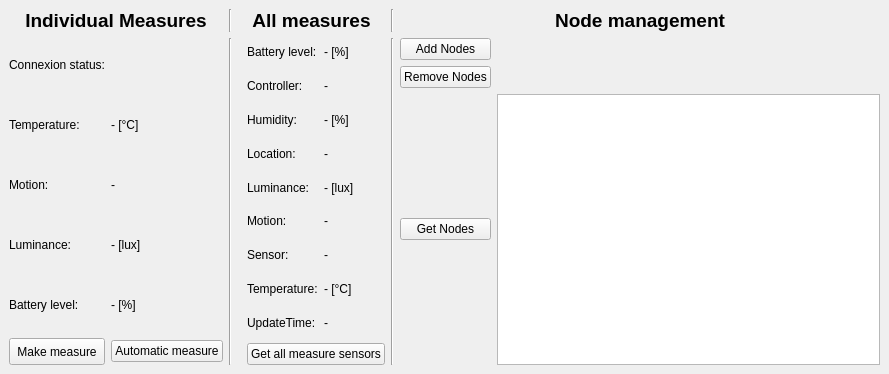
<?xml version="1.0" encoding="UTF-8"?>
<ui version="4.0">
 <class>MainWindow</class>
 <widget class="QMainWindow" name="MainWindow">
  <property name="geometry">
   <rect>
    <x>0</x>
    <y>0</y>
    <width>889</width>
    <height>374</height>
   </rect>
  </property>
  <property name="windowTitle">
   <string>MainWindow</string>
  </property>
  <widget class="QWidget" name="centralwidget">
   <layout class="QGridLayout" name="gridLayout">
    <item row="1" column="4">
     <layout class="QGridLayout" name="gridLayout_2">
      <item row="0" column="0">
       <widget class="QPushButton" name="btAddNodes">
        <property name="text">
         <string>Add Nodes</string>
        </property>
       </widget>
      </item>
      <item row="1" column="0">
       <widget class="QPushButton" name="btRemoveNodes">
        <property name="text">
         <string>Remove Nodes</string>
        </property>
       </widget>
      </item>
      <item row="2" column="0">
       <widget class="QPushButton" name="btGetNodes">
        <property name="text">
         <string>Get Nodes</string>
        </property>
       </widget>
      </item>
      <item row="0" column="1">
       <widget class="QLabel" name="statusAdd3">
        <property name="text">
         <string/>
        </property>
       </widget>
      </item>
      <item row="1" column="1">
       <widget class="QLabel" name="statusRemove3">
        <property name="text">
         <string/>
        </property>
       </widget>
      </item>
      <item row="2" column="1">
       <widget class="QPlainTextEdit" name="nodesInfo3">
        <property name="enabled">
         <bool>true</bool>
        </property>
        <property name="textInteractionFlags">
         <set>Qt::TextSelectableByKeyboard|Qt::TextSelectableByMouse</set>
        </property>
       </widget>
      </item>
     </layout>
    </item>
    <item row="1" column="0">
     <layout class="QHBoxLayout" name="horizontalLayout">
      <item>
       <layout class="QGridLayout" name="gridLayout_4">
        <item row="2" column="1">
         <widget class="QLabel" name="temperature">
          <property name="text">
           <string>- [°C]</string>
          </property>
         </widget>
        </item>
        <item row="4" column="0">
         <widget class="QLabel" name="label_3">
          <property name="text">
           <string>Luminance:</string>
          </property>
         </widget>
        </item>
        <item row="4" column="1">
         <widget class="QLabel" name="luminosity">
          <property name="text">
           <string>- [lux]</string>
          </property>
         </widget>
        </item>
        <item row="2" column="0">
         <widget class="QLabel" name="label_2">
          <property name="text">
           <string>Temperature:</string>
          </property>
         </widget>
        </item>
        <item row="1" column="1">
         <widget class="QLabel" name="status">
          <property name="text">
           <string/>
          </property>
         </widget>
        </item>
        <item row="5" column="1">
         <widget class="QLabel" name="battery">
          <property name="text">
           <string>- [%]</string>
          </property>
         </widget>
        </item>
        <item row="3" column="1">
         <widget class="QLabel" name="motion">
          <property name="text">
           <string>-</string>
          </property>
         </widget>
        </item>
        <item row="3" column="0">
         <widget class="QLabel" name="label_6">
          <property name="text">
           <string>Motion:</string>
          </property>
         </widget>
        </item>
        <item row="1" column="0">
         <widget class="QLabel" name="label">
          <property name="enabled">
           <bool>true</bool>
          </property>
          <property name="text">
           <string>Connexion status:</string>
          </property>
         </widget>
        </item>
        <item row="6" column="1">
         <widget class="QPushButton" name="automaticMeasure">
          <property name="text">
           <string>Automatic measure</string>
          </property>
         </widget>
        </item>
        <item row="6" column="0">
         <widget class="QPushButton" name="singleMeasure">
          <property name="minimumSize">
           <size>
            <width>0</width>
            <height>27</height>
           </size>
          </property>
          <property name="text">
           <string>Make measure</string>
          </property>
         </widget>
        </item>
        <item row="5" column="0">
         <widget class="QLabel" name="label_7">
          <property name="text">
           <string>Battery level:</string>
          </property>
         </widget>
        </item>
       </layout>
      </item>
     </layout>
    </item>
    <item row="1" column="2">
     <layout class="QGridLayout" name="gridLayout_5">
      <property name="leftMargin">
       <number>9</number>
      </property>
      <item row="5" column="0">
       <widget class="QLabel" name="label_12">
        <property name="text">
         <string>Motion:</string>
        </property>
       </widget>
      </item>
      <item row="7" column="1">
       <widget class="QLabel" name="temperature2">
        <property name="text">
         <string>- [°C]</string>
        </property>
       </widget>
      </item>
      <item row="5" column="1">
       <widget class="QLabel" name="motion2">
        <property name="text">
         <string>-</string>
        </property>
       </widget>
      </item>
      <item row="6" column="1">
       <widget class="QLabel" name="sensor2">
        <property name="text">
         <string>-</string>
        </property>
       </widget>
      </item>
      <item row="0" column="0">
       <widget class="QLabel" name="label_4">
        <property name="text">
         <string>Battery level:</string>
        </property>
       </widget>
      </item>
      <item row="0" column="1">
       <widget class="QLabel" name="battery2">
        <property name="text">
         <string>- [%]</string>
        </property>
       </widget>
      </item>
      <item row="3" column="0">
       <widget class="QLabel" name="label_9">
        <property name="text">
         <string>Location:</string>
        </property>
       </widget>
      </item>
      <item row="1" column="0">
       <widget class="QLabel" name="label_5">
        <property name="text">
         <string>Controller:</string>
        </property>
       </widget>
      </item>
      <item row="1" column="1">
       <widget class="QLabel" name="controller2">
        <property name="text">
         <string>-</string>
        </property>
       </widget>
      </item>
      <item row="2" column="1">
       <widget class="QLabel" name="humidity2">
        <property name="text">
         <string>- [%]</string>
        </property>
       </widget>
      </item>
      <item row="7" column="0">
       <widget class="QLabel" name="label_13">
        <property name="text">
         <string>Temperature:</string>
        </property>
       </widget>
      </item>
      <item row="3" column="1">
       <widget class="QLabel" name="location2">
        <property name="text">
         <string>-</string>
        </property>
       </widget>
      </item>
      <item row="2" column="0">
       <widget class="QLabel" name="label_8">
        <property name="text">
         <string>Humidity:</string>
        </property>
       </widget>
      </item>
      <item row="4" column="0">
       <widget class="QLabel" name="label_10">
        <property name="text">
         <string>Luminance:</string>
        </property>
       </widget>
      </item>
      <item row="4" column="1">
       <widget class="QLabel" name="luminosity2">
        <property name="text">
         <string>- [lux]</string>
        </property>
       </widget>
      </item>
      <item row="6" column="0">
       <widget class="QLabel" name="label_11">
        <property name="text">
         <string>Sensor:</string>
        </property>
       </widget>
      </item>
      <item row="8" column="0">
       <widget class="QLabel" name="label_14">
        <property name="text">
         <string>UpdateTime:</string>
        </property>
       </widget>
      </item>
      <item row="8" column="1">
       <widget class="QLabel" name="updateTime2">
        <property name="text">
         <string>-</string>
        </property>
       </widget>
      </item>
      <item row="9" column="0" colspan="2">
       <widget class="QPushButton" name="btallMeasure2">
        <property name="text">
         <string>Get all measure sensors</string>
        </property>
       </widget>
      </item>
     </layout>
    </item>
    <item row="1" column="1">
     <widget class="Line" name="line">
      <property name="orientation">
       <enum>Qt::Vertical</enum>
      </property>
     </widget>
    </item>
    <item row="1" column="3">
     <widget class="Line" name="line_2">
      <property name="font">
       <font>
        <pointsize>48</pointsize>
        <weight>75</weight>
        <bold>true</bold>
       </font>
      </property>
      <property name="orientation">
       <enum>Qt::Vertical</enum>
      </property>
     </widget>
    </item>
    <item row="0" column="0">
     <widget class="QLabel" name="label_15">
      <property name="font">
       <font>
        <pointsize>14</pointsize>
        <weight>75</weight>
        <bold>true</bold>
       </font>
      </property>
      <property name="text">
       <string>Individual Measures</string>
      </property>
      <property name="alignment">
       <set>Qt::AlignCenter</set>
      </property>
     </widget>
    </item>
    <item row="0" column="2">
     <widget class="QLabel" name="label_16">
      <property name="font">
       <font>
        <pointsize>14</pointsize>
        <weight>75</weight>
        <bold>true</bold>
       </font>
      </property>
      <property name="text">
       <string>All measures</string>
      </property>
      <property name="alignment">
       <set>Qt::AlignCenter</set>
      </property>
     </widget>
    </item>
    <item row="0" column="4">
     <widget class="QLabel" name="label_17">
      <property name="font">
       <font>
        <pointsize>14</pointsize>
        <weight>75</weight>
        <bold>true</bold>
       </font>
      </property>
      <property name="text">
       <string>Node management</string>
      </property>
      <property name="alignment">
       <set>Qt::AlignCenter</set>
      </property>
     </widget>
    </item>
    <item row="0" column="1">
     <widget class="Line" name="line_3">
      <property name="orientation">
       <enum>Qt::Vertical</enum>
      </property>
     </widget>
    </item>
    <item row="0" column="3">
     <widget class="Line" name="line_4">
      <property name="orientation">
       <enum>Qt::Vertical</enum>
      </property>
     </widget>
    </item>
   </layout>
  </widget>
 </widget>
 <resources/>
 <connections/>
</ui>
